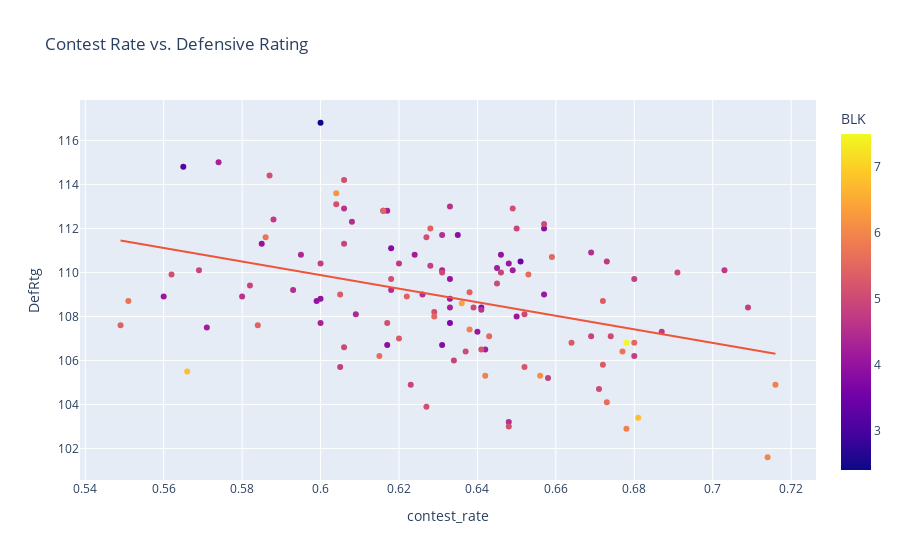

Source (notebook cell):
### Code cell
fig = px.scatter(all_stats, x='contest_rate', y='DefRtg', title='Contest Rate vs. Defensive Rating',
                color='BLK', trendline='ols', hover_data=['TEAM'])

fig.show()

results = px.get_trendline_results(fig)
results.px_fit_results.iloc[0].summary()

### Figure 1 — Plotly figure (JSON) as saved in the notebook; plotly's stock layout.template omitted (floating-point values rounded to 4 significant figures)
{"data": [{"customdata": [["2017 Atlanta Hawks"], ["2017 Boston Celtics"], ["2017 Brooklyn Nets"], ["2017 Charlotte Hornets"], ["2017 Chicago Bulls"], ["2017 Cleveland Cavaliers"], ["2017 Dallas Mavericks"], ["2017 Denver Nuggets"], ["2017 Detroit Pistons"], ["2017 Golden State Warriors"], ["2017 Houston Rockets"], ["2017 Indiana Pacers"], ["2017 LA Clippers"], ["2017 Los Angeles Lakers"], ["2017 Memphis Grizzlies"], ["2017 Miami Heat"], ["2017 Milwaukee Bucks"], ["2017 Minnesota Timberwolves"], ["2017 New Orleans Pelicans"], ["2017 New York Knicks"], ["2017 Oklahoma City Thunder"], ["2017 Orlando Magic"], ["2017 Philadelphia 76ers"], ["2017 Phoenix Suns"], ["2017 Portland Trail Blazers"], ["2017 Sacramento Kings"], ["2017 San Antonio Spurs"], ["2017 Toronto Raptors"], ["2017 Utah Jazz"], ["2017 Washington Wizards"], ["2018 Atlanta Hawks"], ["2018 Boston Celtics"], ["2018 Brooklyn Nets"], ["2018 Charlotte Hornets"], ["2018 Chicago Bulls"], ["2018 Cleveland Cavaliers"], ["2018 Dallas Mavericks"], ["2018 Denver Nuggets"], ["2018 Detroit Pistons"], ["2018 Golden State Warriors"], ["2018 Houston Rockets"], ["2018 Indiana Pacers"], ["2018 LA Clippers"], ["2018 Los Angeles Lakers"], ["2018 Memphis Grizzlies"], ["2018 Miami Heat"], ["2018 Milwaukee Bucks"], ["2018 Minnesota Timberwolves"], ["2018 New Orleans Pelicans"], ["2018 New York Knicks"], ["2018 Oklahoma City Thunder"], ["2018 Orlando Magic"], ["2018 Philadelphia 76ers"], ["2018 Phoenix Suns"], ["2018 Portland Trail Blazers"], ["2018 Sacramento Kings"], ["2018 San Antonio Spurs"], ["2018 Toronto Raptors"], ["2018 Utah Jazz"], ["2018 Washington Wizards"], ["2019 Atlanta Hawks"], ["2019 Boston Celtics"], ["2019 Brooklyn Nets"], ["2019 Charlotte Hornets"], ["2019 Chicago Bulls"], ["2019 Cleveland Cavaliers"], ["2019 Dallas Mavericks"], ["2019 Denver Nuggets"], ["2019 Detroit Pistons"], ["2019 Golden State Warriors"], ["2019 Houston Rockets"], ["2019 Indiana Pacers"], ["2019 LA Clippers"], ["2019 Los Angeles Lakers"], ["2019 Memphis Grizzlies"], ["2019 Miami Heat"], ["2019 Milwaukee Bucks"], ["2019 Minnesota Timberwolves"], ["2019 New Orleans Pelicans"], ["2019 New York Knicks"], ["2019 Oklahoma City Thunder"], ["2019 Orlando Magic"], ["2019 Philadelphia 76ers"], ["2019 Phoenix Suns"], ["2019 Portland Trail Blazers"], ["2019 Sacramento Kings"], ["2019 San Antonio Spurs"], ["2019 Toronto Raptors"], ["2019 Utah Jazz"], ["2019 Washington Wizards"], ["2020 Atlanta Hawks"], ["2020 Boston Celtics"], ["2020 Brooklyn Nets"], ["2020 Charlotte Hornets"], ["2020 Chicago Bulls"], ["2020 Cleveland Cavaliers"], ["2020 Dallas Mavericks"], ["2020 Denver Nuggets"], ["2020 Detroit Pistons"], ["2020 Golden State Warriors"], ["2020 Houston Rockets"], ["2020 Indiana Pacers"], ["2020 LA Clippers"], ["2020 Los Angeles Lakers"], ["2020 Memphis Grizzlies"], ["2020 Miami Heat"], ["2020 Milwaukee Bucks"], ["2020 Minnesota Timberwolves"], ["2020 New Orleans Pelicans"], ["2020 New York Knicks"], ["2020 Oklahoma City Thunder"], ["2020 Orlando Magic"], ["2020 Philadelphia 76ers"], ["2020 Phoenix Suns"], ["2020 Portland Trail Blazers"], ["2020 Sacramento Kings"], ["2020 San Antonio Spurs"], ["2020 Toronto Raptors"], ["2020 Utah Jazz"], ["2020 Washington Wizards"]], "hovertemplate": "contest_rate=%{x}<br>DefRtg=%{y}<br>TEAM=%{customdata[0]}<br>BLK=%{marker.color}<extra></extra>", "legendgroup": "", "marker": {"color": [4.8, 4.1, 4.7, 4.8, 4.8, 4, 3.7, 3.9, 3.8, 6.8, 4.3, 5, 4.2, 3.9, 4.2, 5.7, 5.3, 4.5, 5.5, 5.5, 5, 4.8, 5.1, 4.9, 5, 4, 5.9, 4.9, 5, 4.1, 4.2, 4.5, 4.8, 4.5, 3.5, 3.8, 3.8, 4.9, 3.9, 7.5, 4.8, 4.1, 4.5, 4.7, 4.8, 5.3, 5.4, 4.2, 5.9, 5.1, 5, 4.9, 5.1, 4.5, 5.2, 4.1, 5.6, 6.1, 5.1, 4.3, 5.1, 5.3, 4.1, 4.9, 4.3, 2.4, 4.3, 4.4, 4, 6.4, 4.9, 4.9, 4.7, 5.4, 5.5, 5.5, 5.9, 5, 5.4, 5.1, 5.2, 5.4, 5.3, 5.1, 5, 4.4, 4.7, 5.3, 5.9, 4.6, 5.1, 5.6, 4.6, 4.1, 4.1, 3.2, 5, 4.6, 4.5, 4.6, 5.1, 5.1, 5, 6.8, 5.6, 4.5, 6, 5.7, 5.1, 4.7, 5, 5.7, 5.4, 4, 6.2, 4.2, 5.5, 4.9, 4, 4.3], "coloraxis": "coloraxis", "symbol": "circle"}, "mode": "markers", "name": "", "orientation": "v", "showlegend": false, "type": "scatter", "x": [0.658, 0.65, 0.703, 0.709, 0.68, 0.633, 0.633, 0.635, 0.631, 0.681, 0.633, 0.652, 0.571, 0.657, 0.642, 0.677, 0.672, 0.669, 0.68, 0.659, 0.674, 0.628, 0.629, 0.606, 0.691, 0.646, 0.678, 0.669, 0.671, 0.633, 0.649, 0.648, 0.68, 0.626, 0.651, 0.618, 0.641, 0.646, 0.617, 0.678, 0.605, 0.64, 0.593, 0.687, 0.6, 0.672, 0.638, 0.645, 0.638, 0.618, 0.637, 0.582, 0.627, 0.631, 0.652, 0.648, 0.673, 0.656, 0.648, 0.6, 0.604, 0.62, 0.657, 0.65, 0.617, 0.6, 0.631, 0.609, 0.599, 0.636, 0.569, 0.634, 0.62, 0.622, 0.629, 0.643, 0.716, 0.657, 0.628, 0.649, 0.641, 0.584, 0.605, 0.606, 0.645, 0.595, 0.673, 0.664, 0.642, 0.606, 0.587, 0.615, 0.641, 0.616, 0.56, 0.565, 0.631, 0.58, 0.608, 0.633, 0.562, 0.617, 0.606, 0.566, 0.653, 0.618, 0.714, 0.586, 0.627, 0.588, 0.639, 0.551, 0.549, 0.585, 0.604, 0.624, 0.616, 0.623, 0.6, 0.574], "xaxis": "x", "y": [105.2, 108, 110.1, 108.4, 106.2, 109.7, 107.7, 111.7, 106.7, 103.4, 108.4, 108.1, 107.5, 112, 106.5, 106.4, 108.7, 110.9, 106.8, 110.7, 107.1, 110.3, 108.2, 111.3, 110, 110.8, 102.9, 107.1, 104.7, 108.8, 110.1, 103.2, 109.7, 109, 110.5, 111.1, 108.4, 110, 106.7, 106.8, 105.7, 107.3, 109.2, 107.3, 110.4, 105.8, 109.1, 110.2, 107.4, 109.7, 106.4, 109.4, 103.9, 111.7, 105.7, 110.4, 104.1, 105.3, 103, 107.7, 113.1, 107, 109, 112, 112.8, 116.8, 110.1, 108.1, 108.7, 108.6, 110.1, 106, 110.4, 108.9, 108, 107.1, 104.9, 112.2, 112, 112.9, 106.5, 107.6, 109, 114.2, 109.5, 110.8, 110.5, 106.8, 105.3, 112.9, 114.4, 106.2, 108.3, 112.8, 108.9, 114.8, 110, 108.9, 112.3, 113, 109.9, 107.7, 106.6, 105.5, 109.9, 109.2, 101.6, 111.6, 111.6, 112.4, 108.4, 108.7, 107.6, 111.3, 113.6, 110.8, 112.8, 104.9, 108.8, 115], "yaxis": "y"}, {"hovertemplate": "<b>OLS trendline</b><br>DefRtg = -30.8454 * contest_rate + 128.386<br>R<sup>2</sup>=0.144791<br><br>contest_rate=%{x}<br>DefRtg=%{y} <b>(trend)</b><extra></extra>", "legendgroup": "", "marker": {"symbol": "circle"}, "mode": "lines", "name": "", "showlegend": false, "type": "scatter", "x": [0.549, 0.551, 0.56, 0.562, 0.565, 0.566, 0.569, 0.571, 0.574, 0.58, 0.582, 0.584, 0.585, 0.586, 0.587, 0.588, 0.593, 0.595, 0.599, 0.6, 0.6, 0.6, 0.6, 0.604, 0.604, 0.605, 0.605, 0.606, 0.606, 0.606, 0.606, 0.608, 0.609, 0.615, 0.616, 0.616, 0.617, 0.617, 0.617, 0.618, 0.618, 0.618, 0.62, 0.62, 0.622, 0.623, 0.624, 0.626, 0.627, 0.627, 0.628, 0.628, 0.629, 0.629, 0.631, 0.631, 0.631, 0.631, 0.633, 0.633, 0.633, 0.633, 0.633, 0.634, 0.635, 0.636, 0.637, 0.638, 0.638, 0.639, 0.64, 0.641, 0.641, 0.641, 0.642, 0.642, 0.643, 0.645, 0.645, 0.646, 0.646, 0.648, 0.648, 0.648, 0.649, 0.649, 0.65, 0.65, 0.651, 0.652, 0.652, 0.653, 0.656, 0.657, 0.657, 0.657, 0.658, 0.659, 0.664, 0.669, 0.669, 0.671, 0.672, 0.672, 0.673, 0.673, 0.674, 0.677, 0.678, 0.678, 0.68, 0.68, 0.68, 0.681, 0.687, 0.691, 0.703, 0.709, 0.714, 0.716], "xaxis": "x", "y": [111.5, 111.4, 111.1, 111.1, 111.0, 110.9, 110.8, 110.8, 110.7, 110.5, 110.4, 110.4, 110.3, 110.3, 110.3, 110.2, 110.1, 110.0, 109.9, 109.9, 109.9, 109.9, 109.9, 109.8, 109.8, 109.7, 109.7, 109.7, 109.7, 109.7, 109.7, 109.6, 109.6, 109.4, 109.4, 109.4, 109.4, 109.4, 109.4, 109.3, 109.3, 109.3, 109.3, 109.3, 109.2, 109.2, 109.1, 109.1, 109.0, 109.0, 109.0, 109.0, 109.0, 109.0, 108.9, 108.9, 108.9, 108.9, 108.9, 108.9, 108.9, 108.9, 108.9, 108.8, 108.8, 108.8, 108.7, 108.7, 108.7, 108.7, 108.6, 108.6, 108.6, 108.6, 108.6, 108.6, 108.6, 108.5, 108.5, 108.5, 108.5, 108.4, 108.4, 108.4, 108.4, 108.4, 108.3, 108.3, 108.3, 108.3, 108.3, 108.2, 108.2, 108.1, 108.1, 108.1, 108.1, 108.1, 107.9, 107.8, 107.8, 107.7, 107.7, 107.7, 107.6, 107.6, 107.6, 107.5, 107.5, 107.5, 107.4, 107.4, 107.4, 107.4, 107.2, 107.1, 106.7, 106.5, 106.4, 106.3], "yaxis": "y"}], "layout": {"coloraxis": {"colorbar": {"title": {"text": "BLK"}}, "colorscale": [[0, "#0d0887"], [0.1111, "#46039f"], [0.2222, "#7201a8"], [0.3333, "#9c179e"], [0.4444, "#bd3786"], [0.5556, "#d8576b"], [0.6667, "#ed7953"], [0.7778, "#fb9f3a"], [0.8889, "#fdca26"], [1, "#f0f921"]]}, "legend": {"tracegroupgap": 0}, "title": {"text": "Contest Rate vs. Defensive Rating"}, "xaxis": {"anchor": "y", "domain": [0, 1], "title": {"text": "contest_rate"}}, "yaxis": {"anchor": "x", "domain": [0, 1], "title": {"text": "DefRtg"}}}}
